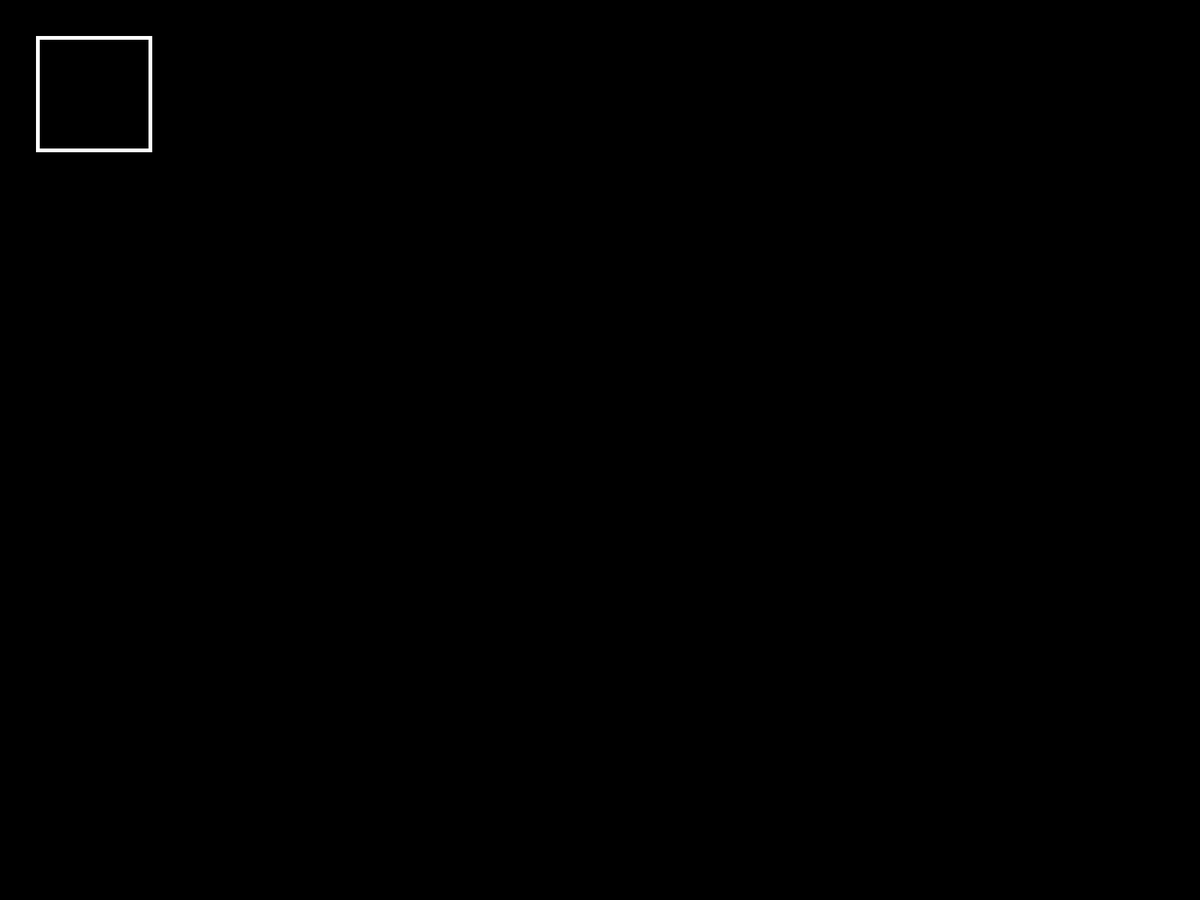
Frame 1 (no input)
Frame 60 (the mouse pressed at the canvas centre just before this capture): identical to frame 1, image omitted
Frame 120 (the mouse held since frame 60 and released just before this capture): identical to frame 1, image omitted

The Processing sketch that drew this single still picture (run headless with seeded random() and noise(); from frame 60 on, the mouse is pressed at the canvas centre):

// Processing sketch: resizable_box
// ── resizable_box.pde
void setup() {
  fullScreen();
}

void draw() {
  background(0);
  noFill();
  stroke(255);
  strokeWeight(5);
  beginShape();
  vertex(50, 50);
  vertex(200, 50);
  vertex(200, 200);
  vertex(50, 200);
  endShape(CLOSE);
}  
// ── Handle.pde

/*******************************************************************************************
 *
 *                                   HANDLE CLASS
 *
 *******************************************************************************************/
class Handle {
  float x_init, y_init;         // initial position
  float boxx, boxy;             // box real time position
  float xs, ys;                 // movement
  float size;                   // box size
  boolean over;                 // handle mouse state
  boolean press;                // handle mouse state
  boolean locked = false;       // handle mouse state
  boolean otherslocked = false; // true when at least one of the handles is locked
  Handle[] others;              // list of handles

    Handle(float ix, float iy, float il, float ih, float is, Handle[] o) {
    x_init = ix;
    y_init = iy;
    xs = il;
    ys = ih;
    size = is;
    boxx = x_init+xs - size/2;
    boxy = y_init+ys - size/2;
    others = o;
  }

  //-----------------------------------------------------------------
  //                          UPDATE
  void update() {
    boxx = lock(x_init+xs, 20, width -20);
    boxy = lock(y_init+ys, 20, height-20);

    // othersLocked is true when at least one of the handles is locked
    for (int i=0; i<others.length; i++) {
      if (others[i].locked == true) {
        otherslocked = true;
        break;
      } else {
        otherslocked = false;
      }
    }

    // if no handles is locked, see if a handle is clicked
    if (otherslocked == false) {
      overEvent();
      pressEvent();
    }
    if (press) {
      xs = mouseX-x_init-size/2;
      ys = mouseY-y_init-size/2;
    }
  }


  //-----------------------------------------------------------------
  //                          DISPLAY
  void display(int i) {

    // display handle
    fill(255);
    stroke(0);
    strokeWeight(1);
    rect(boxx, boxy, size, size);

    //display number
    fill(#000000);
    textSize(8);
    text(i, boxx, boxy);

    // display a cross when pressed
    fill(#FFFFFF);
    if (over || press) {
      line(boxx, boxy, boxx+size, boxy+size);
      line(boxx, boxy+size, boxx+size, boxy);
    }
  }


  //---------------------------------------------------------------------------
  //                      MOUSE EVENT

  void overEvent() {
    if (overRect(boxx, boxy, size, size)) {
      over = true;
    } else {
      over = false;
    }
  }

  void pressEvent() {
    if (over && mousePressed || locked) {
      press = true;
      locked = true;
    } else {
      press = false;
    }
  }

  void releaseEvent() {
    locked = false;
  }


  boolean overRect(float x, float y, float w, float h) {
    if (mouseX >= x && mouseX <= x+w && 
      mouseY >= y && mouseY <= y+h) {
      return true;
    } else {
      return false;
    }
  }

  //---------------------------------------------------------------------------
  //                      GETTERS & SETTERS

  float getX() {
    return boxx+size/2;
  }

  float getY() {
    return boxy+size/2;
  }

  //---------------------------------------------------------------------------
  //                      MATH FUNCTIONS

  // limits
  float lock(float val, float minv, float maxv) { 
    return  min(max(val, minv), maxv);
  }
}
